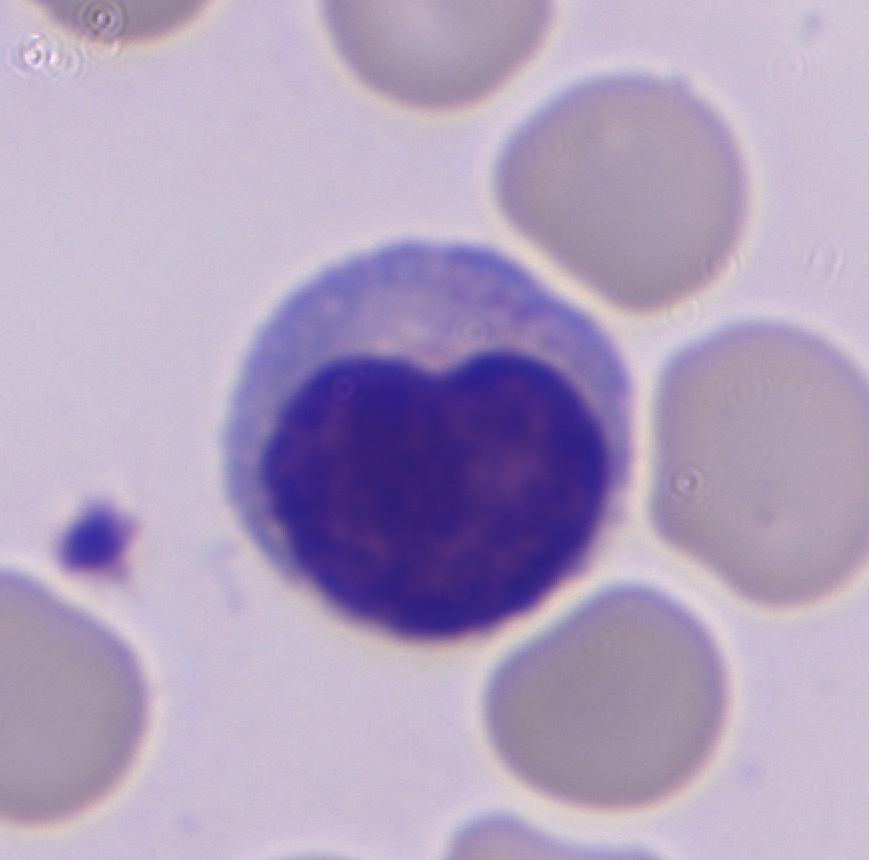
#> input picture images/f0000001.jpg, 869 x 860 px; its folder holds only this picture in this run
$ python main.py
#> lines starting #> are read from the running program, lines starting #| are printed output that depends on the picture; after the words box and inside, x2 and y2 are one past the last pixel; in counts of white or black regions, pixels touching at a corner belong together
### functions.py
from config import *

def plot_images(img, titles):

    fig, ax = plt.subplots(1, len(img), figsize=(12,6))

    for i in range(len(img)):

        ax[i].set_title(titles[i])

        ax[i].imshow(img[i])

    plt.show()

    cv.waitKey(0)

def find_countors_area(img):

    contours, hierarchy = cv.findContours(img, cv.RETR_TREE, cv.CHAIN_APPROX_SIMPLE)
    area = 0
    count_countors = 0
    for i in contours:
        area += cv.contourArea(i)
        count_countors+=1
    return area, count_countors

def find_max_area(img):
    contours, hierarchy = cv.findContours(img, cv.RETR_TREE, cv.CHAIN_APPROX_SIMPLE)
    c = max(contours, key = cv.contourArea)

    img = np.zeros(img.shape,np.uint8)
    img = cv.drawContours(img,[c], 0, (255), -1)

    return img


def get_cell_img(img, img_res):

    index_x_not_zero = []
    index_y_not_zero = []

    for i in range(0,img.shape[0]):
        if sum(img[i,:])>0:
            index_y_not_zero.append(i)

    for j in range(0,img.shape[1]):
        if sum(img[:,j])>0:
            index_x_not_zero.append(j)
    x1 = min(index_x_not_zero)
    x2 = max(index_x_not_zero)
    y1 = min(index_y_not_zero)
    y2 = max(index_y_not_zero)
    img_res = img_res[y1:y2, x1:x2]
    return  img_res


def claster_cell_img(img, clustersNumber, returnAsGray: bool):
    K = clustersNumber

    (h, w) = img.shape[:2]
    img = img.reshape((img.shape[0] * img.shape[1], 3))

    clt = KMeans(n_clusters=K, n_init=K)

    labels = clt.fit_predict(img)
    quant = clt.cluster_centers_.astype("uint8")[labels]

    quant_K5 = quant.reshape((h, w, 3))

    img = img.reshape((h, w, 3))

    if returnAsGray:
        quant_K5 = cv.cvtColor(quant_K5, cv.COLOR_BGR2GRAY)
    image_K5 = Image.fromarray(quant_K5)

    color_matrix = image_K5.getcolors()

    color_matrix = [cm[1] for cm in color_matrix]
    print('Color matrix: ', color_matrix)
    color_matrix = np.sort(color_matrix)[::-1]

    img = np.zeros((image_K5.size[0], image_K5.size[1], 3))
    img = np.array(image_K5).copy()

    return img, color_matrix


# [21 lines left out: function wather_flow, not called in this run]

### analyze_clusters.py
from config import *

import  functions

class Analayze:
    def __init__(self, color_matrix, cluster_img):

        self.color_matrix = color_matrix
        self.cluser_img = cluster_img
        self.core_color = min(self.color_matrix)
        self.cyto_color = max(self.color_matrix)
        self.h, self.w = self.cluser_img.shape
        self.kernel = np.ones((5, 5), np.uint8)


    # method extract cores of cell
    def get_cores(self):
        self.cores = np.zeros([self.h,self.w], dtype=np.uint8)
        for i in range(0,self.cluser_img.shape[0]):
            for j in range(0, self.cluser_img.shape[1]):
                if self.cluser_img[i,j] == self.core_color:
                    self.cores[i,j] = 0
                else:
                    self.cores[i, j] = 1

        self.cores = cv.dilate(self.cores, self.kernel, iterations=3)
        area, count_conturs = functions.find_countors_area(self.cores)
        print(area,count_conturs)

        return  self.cores

    def get_cyto(self):

        self.cyto = np.zeros([self.h,self.w], dtype=np.uint8)
        for i in range(0,self.cluser_img.shape[0]):
            for j in range(0, self.cluser_img.shape[1]):
                if self.cluser_img[i,j] == self.cyto_color:
                    self.cyto[i,j] = 0
                else:
                    self.cyto[i, j] = 1
        self.cyto = cv.erode(self.cyto, self.kernel, iterations=6)
        self.cyto = cv.dilate(self.cyto, self.kernel, iterations=4)

        self.cyto =functions.find_max_area(self.cyto)
        return self.cyto

    # [4 lines left out: function show, not called in this run]

### main.py
import numpy as np
from  functions import *
from config import *
from analyze_clusters import Analayze

images = os.listdir(path_to_images)

for i in images:

    img_name = os.path.join(path_to_images,i)
    img = cv.imread(img_name)
#> img is the input picture: shape (860, 869, 3); mean B, G, R 189.2, 159, 173.7

    img_gray = cv.cvtColor(img, cv.COLOR_BGR2GRAY)

    #get all dark objects because mostly back ground and eritrocytes is lightt color
    img_gray[img_gray >  img_gray.mean()] = 0
    img_gray[img_gray != 0] = 255
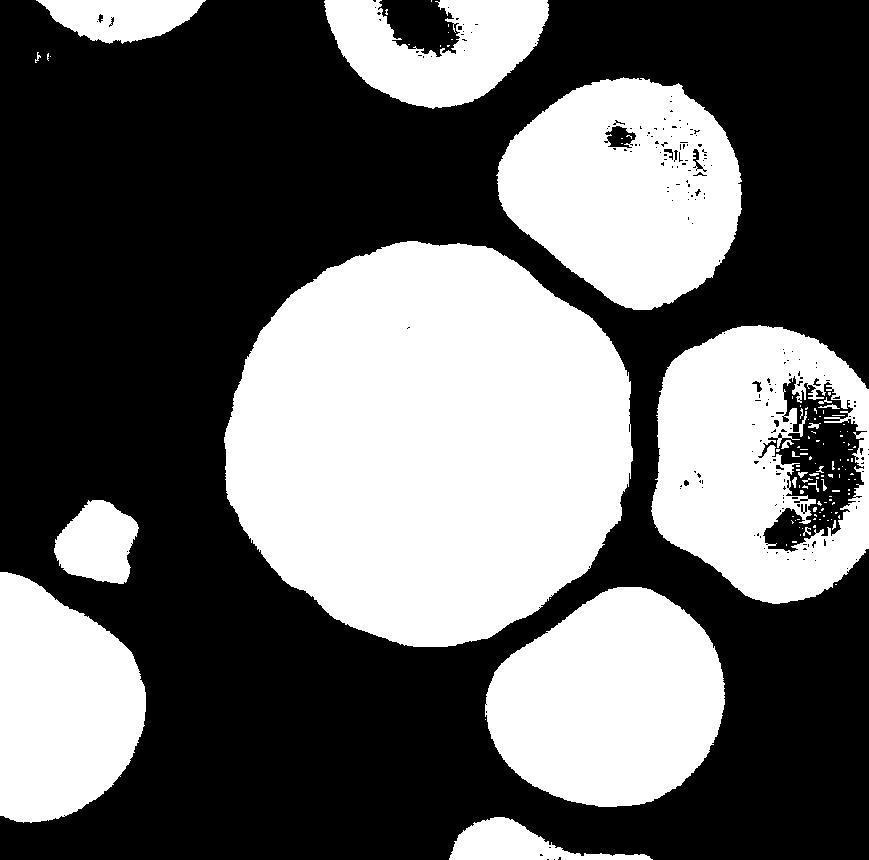
#> img_gray: shape (860, 869); 40.7% white; 118 white regions (95 under 20 px)

    #find max area object wich mostly is leyko cell and deliver its from original image
    img_max_area = find_max_area(img_gray)
#> in find_max_area, `contours, hierarchy = cv.findContours(img, cv.RETR_TREE, cv.CHAIN_APPR..`: contours = 342 contours, 300 with area under 20; largest, box (x1, y1, x2, y2) and area: (224, 241, 633, 647) 127036, (651, 325, 869, 604) 49056, (496, 77, 742, 310) 40961, (485, 587, 725, 807) 38924, (0, 572, 146, 823) 27235
#> in find_max_area, `c = max(contours, key = cv.contourArea)`: c = contour of 653 points, box (x1, y1, x2, y2) (224, 241, 633, 647), area 127036
#> in find_max_area, `img = cv.drawContours(img,[c], 0, (255), -1)`:
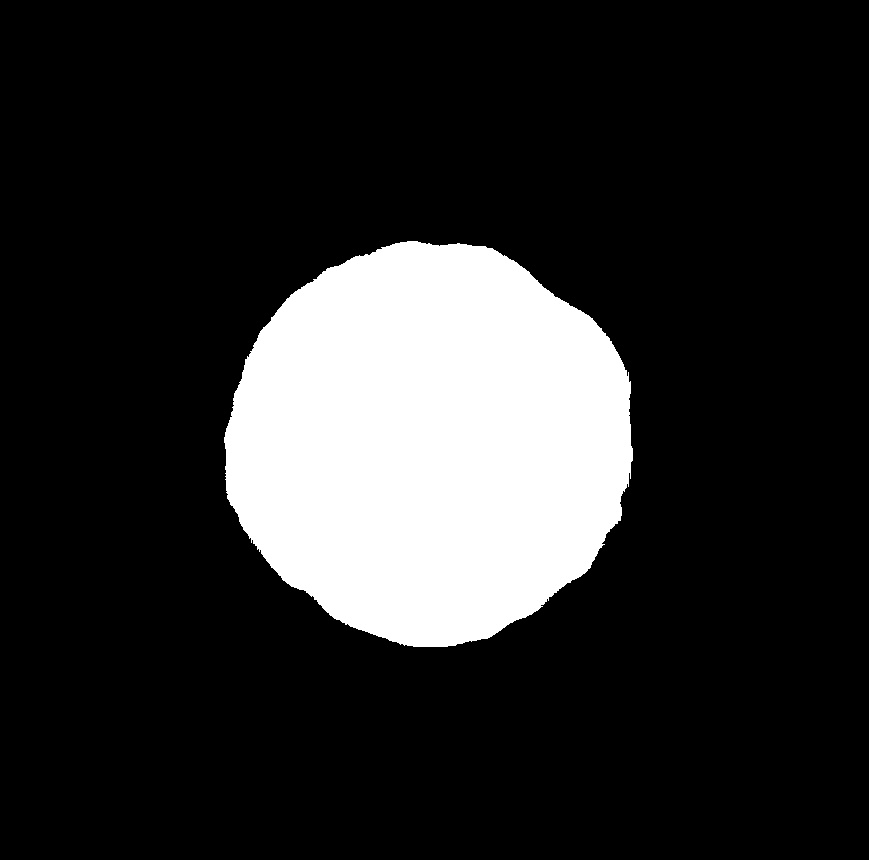
#> img: shape (860, 869); 17.1% white; 1 white region, box (x1, y1, x2, y2) and area: (224, 241, 633, 647) 127663
    object_img = get_cell_img(img_max_area, img)
#> after the loop in get_cell_img, `for i in range(0,img.shape[0]):`: index_y_not_zero = 406 values from 241 to 646
#> after the loop in get_cell_img, `for j in range(0,img.shape[1]):`: index_x_not_zero = 409 values from 224 to 632
#> in get_cell_img, `x1 = min(index_x_not_zero)`: x1 = 224
#> in get_cell_img, `x2 = max(index_x_not_zero)`: x2 = 632
#> in get_cell_img, `y1 = min(index_y_not_zero)`: y1 = 241
#> in get_cell_img, `y2 = max(index_y_not_zero)`: y2 = 646
#> in get_cell_img, `img_res = img_res[y1:y2, x1:x2]`:
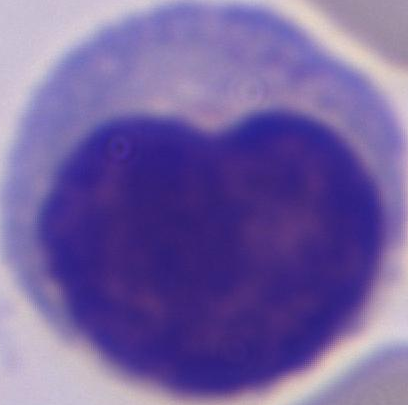
#> img_res: shape (405, 408, 3); mean of channels 0, 1, 2 160.6, 97.5, 116.3; drawn as B, G, R


    cluster_img, color_matrix = claster_cell_img(object_img, 3, returnAsGray=True)
#> in claster_cell_img, `quant_K5 = cv.cvtColor(quant_K5, cv.COLOR_BGR2GRAY)`:
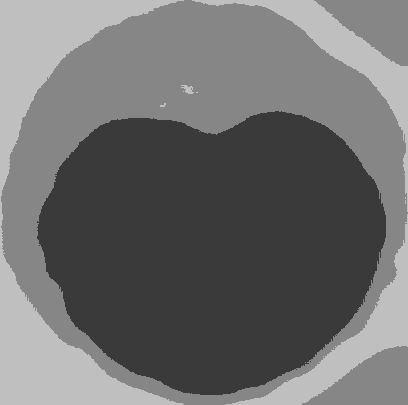
#> quant_K5: shape (405, 408); min 58, max 191, mean 110
#> in claster_cell_img, `color_matrix = image_K5.getcolors()`: color_matrix = [(75922, 58), (57770, 134), (31548, 191)]
#> in claster_cell_img, `color_matrix = [cm[1] for cm in color_matrix]`: color_matrix = [58, 134, 191]
#| Color matrix:  [58, 134, 191]
#> in claster_cell_img, `color_matrix = np.sort(color_matrix)[::-1]`: color_matrix = [191, 134, 58]
#> color_matrix = [191, 134, 58]


    analize_img = Analayze(color_matrix, cluster_img)
#> in __init__, `self.core_color = min(self.color_matrix)`: self.core_color = 58
#> in __init__, `self.cyto_color = max(self.color_matrix)`: self.cyto_color = 191
    cores = analize_img.get_cores()
#> after the loop in get_cores, `for i in range(0,self.cluser_img.shape[0]):`:
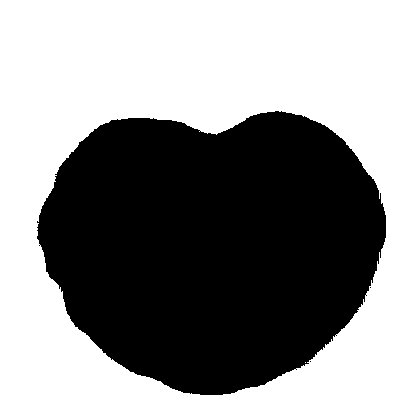
#> self.cores: shape (405, 408); values 0 (black) and 1 (white), 54.1% white; 3 black regions (2 under 20 px)
#| 233099.5 2
    cytoplasm = analize_img.get_cyto()
#> after the loop in get_cyto, `for i in range(0,self.cluser_img.shape[0]):`:
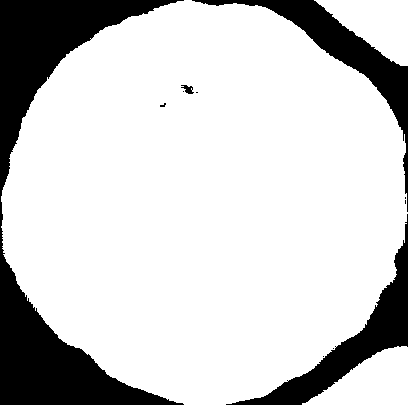
#> self.cyto: shape (405, 408); values 0 (black) and 1 (white), 80.9% white; 11 black regions (7 under 20 px)
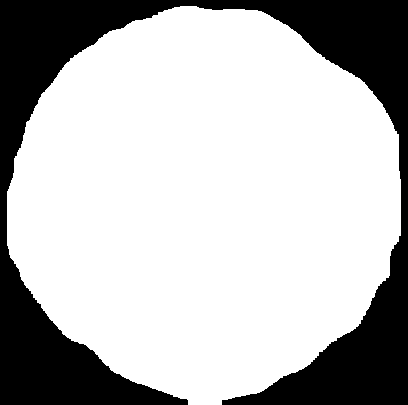
#> cytoplasm: shape (405, 408); 72.6% white; 1 black region, box (x1, y1, x2, y2) and area: (0, 0, 408, 405) 45223

    img_dizi = [img, object_img,  cores, cytoplasm]


    titles = ['Original image', 'Cell image', 'Core', 'Cytoplasm']

    plot_images(img_dizi, titles)
#> the loop in plot_images, `for i in range(len(img)): ` made 4 passes

$ run again, on images/f0000007.jpg
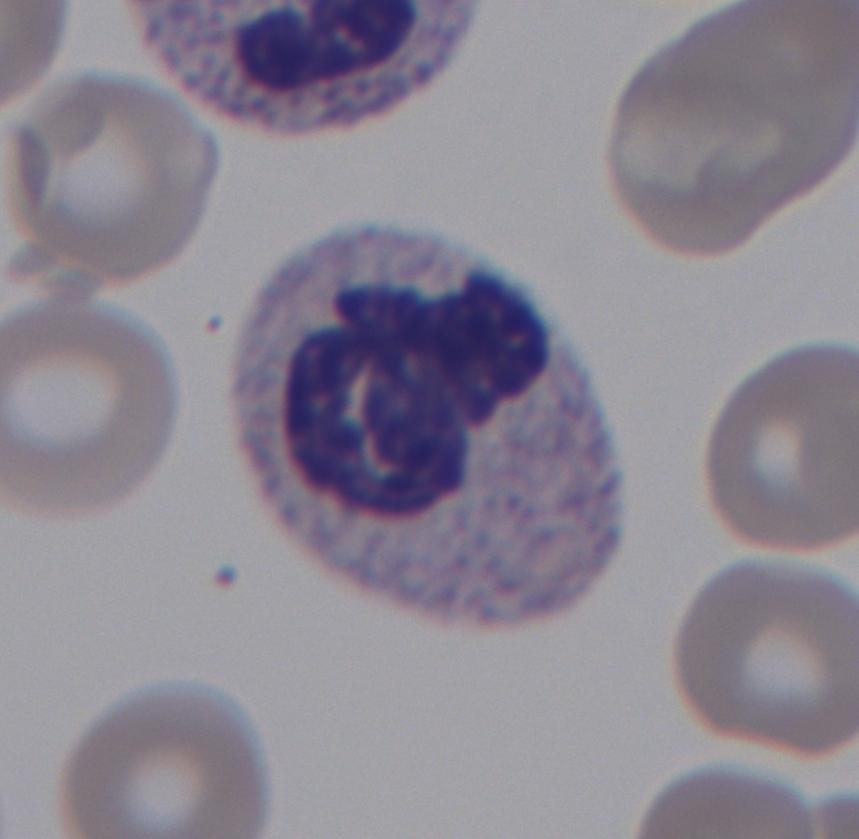
#> input picture images/f0000007.jpg, 859 x 839 px
#> img is the input picture: shape (839, 859, 3); mean B, G, R 146.5, 134.3, 139.5
#> `img_gray[img_gray != 0] = 255`:
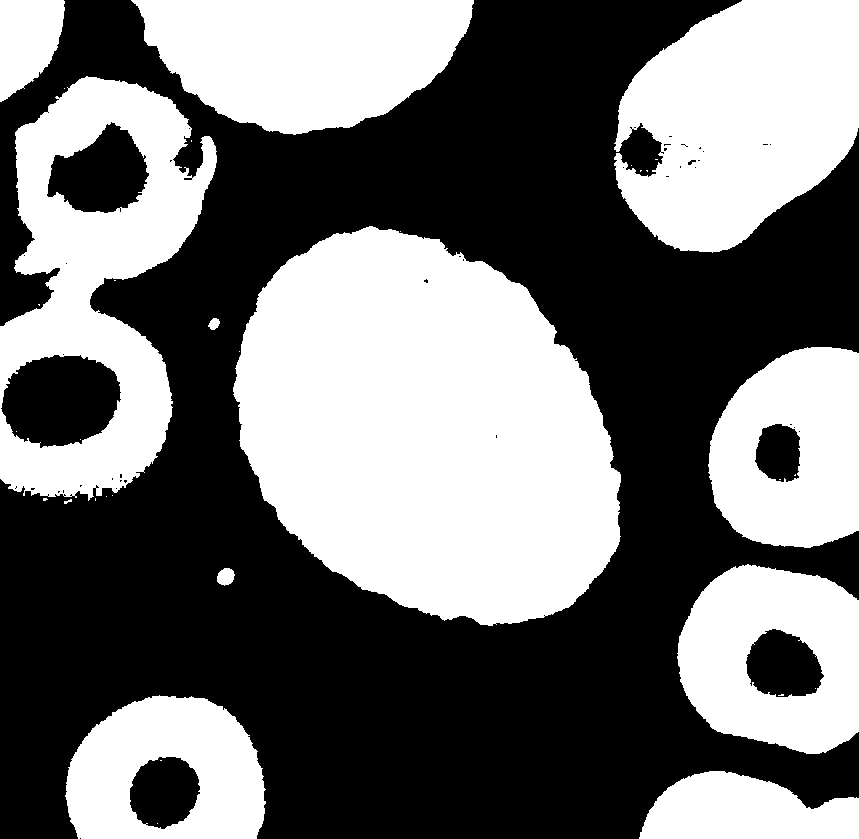
#> img_gray: shape (839, 859); 44.9% white; 34 white regions (22 under 20 px)
#> in find_max_area, `contours, hierarchy = cv.findContours(img, cv.RETR_TREE, cv.CHAIN_APPR..`: contours = 89 contours, 71 with area under 20; largest, box (x1, y1, x2, y2) and area: (233, 226, 621, 626) 113753, (0, 76, 217, 501) 59464, (614, 0, 859, 253) 45234, (131, 0, 474, 135) 33310, (677, 564, 859, 754) 27816
#> c = contour of 676 points, box (x1, y1, x2, y2) (233, 226, 621, 626), area 113753
#> after the loop in get_cell_img, `for i in range(0,img.shape[0]):`: index_y_not_zero = 400 values from 226 to 625
#> after the loop in get_cell_img, `for j in range(0,img.shape[1]):`: index_x_not_zero = 388 values from 233 to 620
#> x1 = 233
#> x2 = 620
#> y1 = 226
#> y2 = 625
#> in claster_cell_img, `color_matrix = image_K5.getcolors()`: color_matrix = [(42101, 57), (72779, 119), (39533, 158)]
#> in claster_cell_img, `color_matrix = [cm[1] for cm in color_matrix]`: color_matrix = [57, 119, 158]
#| Color matrix:  [57, 119, 158]
#> in claster_cell_img, `color_matrix = np.sort(color_matrix)[::-1]`: color_matrix = [158, 119, 57]
#> self.core_color = 57
#> self.cyto_color = 158
#| 194300.5 4
#> in find_max_area (call 2), `contours, hierarchy = cv.findContours(img, cv.RETR_TREE, cv.CHAIN_APPR..`:
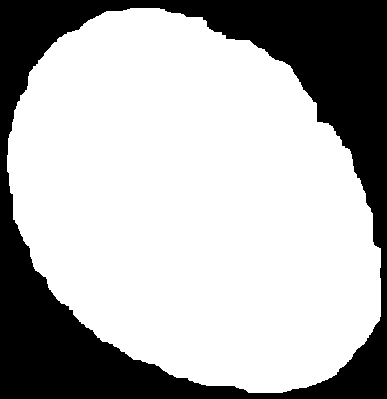
#> img: shape (399, 387); values 0 (black) and 1 (white), 70% white; 1 black region, box (x1, y1, x2, y2) and area: (0, 0, 387, 399) 46315
#> the loop in plot_images, `for i in range(len(img)): ` made 4 passes
